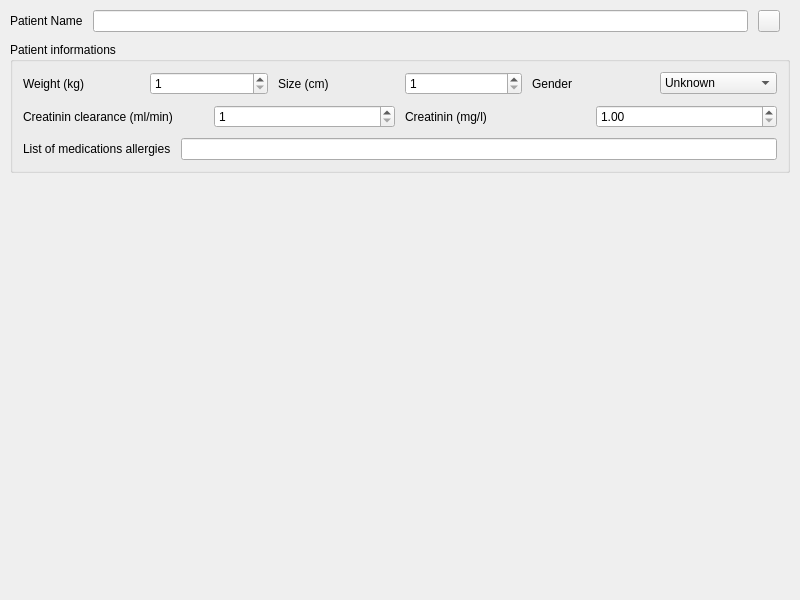
<?xml version="1.0" encoding="UTF-8"?>
<ui version="4.0">
 <class>Core::Internal::MainWindow</class>
 <widget class="QMainWindow" name="Core::Internal::MainWindow">
  <property name="geometry">
   <rect>
    <x>0</x>
    <y>0</y>
    <width>800</width>
    <height>600</height>
   </rect>
  </property>
  <property name="windowTitle">
   <string>MainWindow</string>
  </property>
  <widget class="QWidget" name="centralwidget">
   <layout class="QGridLayout" name="gridLayout_2">
    <property name="margin">
     <number>10</number>
    </property>
    <property name="spacing">
     <number>10</number>
    </property>
    <item row="0" column="0">
     <widget class="QLabel" name="label">
      <property name="text">
       <string>Patient Name</string>
      </property>
     </widget>
    </item>
    <item row="0" column="1">
     <widget class="QLineEdit" name="patientName"/>
    </item>
    <item row="1" column="0" colspan="4">
     <widget class="QGroupBox" name="patientInformations">
      <property name="title">
       <string>Patient informations</string>
      </property>
      <layout class="QGridLayout" name="gridLayout">
       <property name="margin">
        <number>10</number>
       </property>
       <property name="spacing">
        <number>10</number>
       </property>
       <item row="0" column="0">
        <layout class="QHBoxLayout" name="horizontalLayout">
         <item>
          <widget class="QLabel" name="label_2">
           <property name="text">
            <string>Weight (kg)</string>
           </property>
          </widget>
         </item>
         <item>
          <widget class="QSpinBox" name="patientWeight">
           <property name="minimum">
            <number>1</number>
           </property>
           <property name="maximum">
            <number>300</number>
           </property>
          </widget>
         </item>
         <item>
          <widget class="QLabel" name="label_3">
           <property name="text">
            <string>Size (cm)</string>
           </property>
          </widget>
         </item>
         <item>
          <widget class="QSpinBox" name="patientSize">
           <property name="minimum">
            <number>1</number>
           </property>
           <property name="maximum">
            <number>300</number>
           </property>
          </widget>
         </item>
         <item>
          <widget class="QLabel" name="label_4">
           <property name="text">
            <string>Gender</string>
           </property>
          </widget>
         </item>
         <item>
          <widget class="QComboBox" name="sexCombo">
           <item>
            <property name="text">
             <string>Unknown</string>
            </property>
           </item>
           <item>
            <property name="text">
             <string>M</string>
            </property>
           </item>
           <item>
            <property name="text">
             <string>F</string>
            </property>
           </item>
          </widget>
         </item>
        </layout>
       </item>
       <item row="1" column="0">
        <layout class="QHBoxLayout" name="horizontalLayout_2">
         <item>
          <widget class="QLabel" name="label_5">
           <property name="text">
            <string>Creatinin clearance (ml/min)</string>
           </property>
          </widget>
         </item>
         <item>
          <widget class="QSpinBox" name="patientClCr">
           <property name="minimum">
            <number>1</number>
           </property>
           <property name="maximum">
            <number>200</number>
           </property>
          </widget>
         </item>
         <item>
          <widget class="QLabel" name="label_6">
           <property name="text">
            <string>Creatinin (mg/l)</string>
           </property>
          </widget>
         </item>
         <item>
          <widget class="QDoubleSpinBox" name="patientCreatinin">
           <property name="minimum">
            <double>1.000000000000000</double>
           </property>
           <property name="maximum">
            <double>200.000000000000000</double>
           </property>
          </widget>
         </item>
        </layout>
       </item>
       <item row="2" column="0">
        <layout class="QHBoxLayout" name="horizontalLayout_3">
         <item>
          <widget class="QLabel" name="label_7">
           <property name="text">
            <string>List of medications allergies</string>
           </property>
          </widget>
         </item>
         <item>
          <widget class="QLineEdit" name="listOfAllergies"/>
         </item>
        </layout>
       </item>
      </layout>
     </widget>
    </item>
    <item row="2" column="0" colspan="4">
     <widget class="Drugs::DrugsCentralWidget" name="m_CentralWidget" native="true">
      <property name="sizePolicy">
       <sizepolicy hsizetype="Expanding" vsizetype="Expanding">
        <horstretch>0</horstretch>
        <verstretch>0</verstretch>
       </sizepolicy>
      </property>
     </widget>
    </item>
    <item row="0" column="2">
     <widget class="QPushButton" name="morePatientInfoButton">
      <property name="sizePolicy">
       <sizepolicy hsizetype="Maximum" vsizetype="Maximum">
        <horstretch>0</horstretch>
        <verstretch>0</verstretch>
       </sizepolicy>
      </property>
      <property name="minimumSize">
       <size>
        <width>22</width>
        <height>22</height>
       </size>
      </property>
      <property name="maximumSize">
       <size>
        <width>22</width>
        <height>22</height>
       </size>
      </property>
      <property name="text">
       <string/>
      </property>
      <property name="checkable">
       <bool>true</bool>
      </property>
     </widget>
    </item>
   </layout>
  </widget>
 </widget>
 <customwidgets>
  <customwidget>
   <class>Drugs::DrugsCentralWidget</class>
   <extends>QWidget</extends>
   <header location="global">drugsplugin/drugswidget/mfDrugsCentralWidget.h</header>
   <container>1</container>
  </customwidget>
 </customwidgets>
 <resources/>
 <connections>
  <connection>
   <sender>morePatientInfoButton</sender>
   <signal>toggled(bool)</signal>
   <receiver>patientInformations</receiver>
   <slot>setVisible(bool)</slot>
   <hints>
    <hint type="sourcelabel">
     <x>787</x>
     <y>48</y>
    </hint>
    <hint type="destinationlabel">
     <x>786</x>
     <y>76</y>
    </hint>
   </hints>
  </connection>
 </connections>
</ui>
